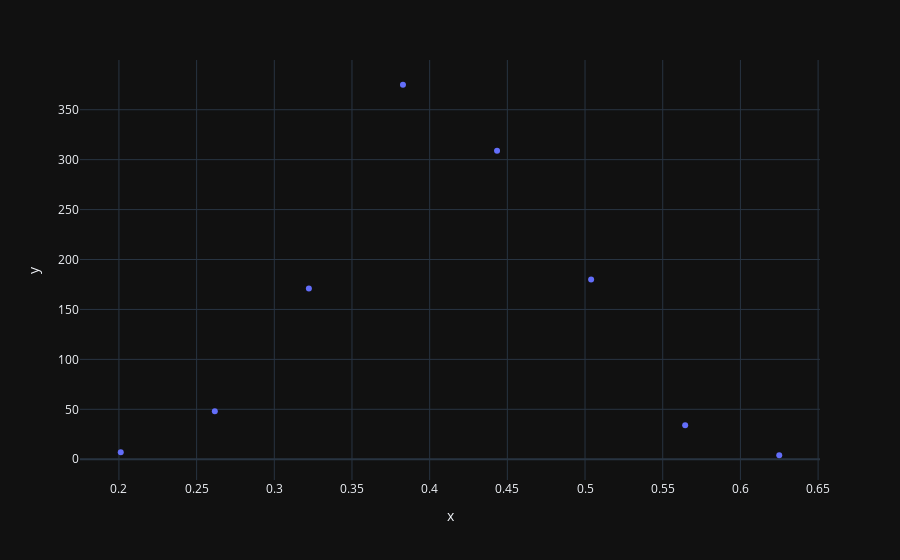

The notebook cell saved with this chart:
### Code cell
flat_solutions = np.array([r.m.flatten() for r in results])
dist = sp.spatial.distance.pdist(flat_solutions, metric='hamming')
hist, bins = np.histogram(dist, bins=dims)
px.scatter(x=bins[1:], y=hist)

### Figure 1 — Plotly figure (JSON) as saved in the notebook; plotly's stock layout.template omitted (floating-point values rounded to 4 significant figures)
{"data": [{"hovertemplate": "x=%{x}<br>y=%{y}<extra></extra>", "legendgroup": "", "marker": {"color": "#636efa", "symbol": "circle"}, "mode": "markers", "name": "", "orientation": "v", "showlegend": false, "x": [0.2012, 0.2617, 0.3223, 0.3828, 0.4434, 0.5039, 0.5645, 0.625], "xaxis": "x", "y": [7, 48, 171, 375, 309, 180, 34, 4], "yaxis": "y", "type": "scatter"}], "layout": {"xaxis": {"anchor": "y", "domain": [0.0, 1.0], "title": {"text": "x"}}, "yaxis": {"anchor": "x", "domain": [0.0, 1.0], "title": {"text": "y"}}, "legend": {"tracegroupgap": 0}, "margin": {"t": 60}}}
